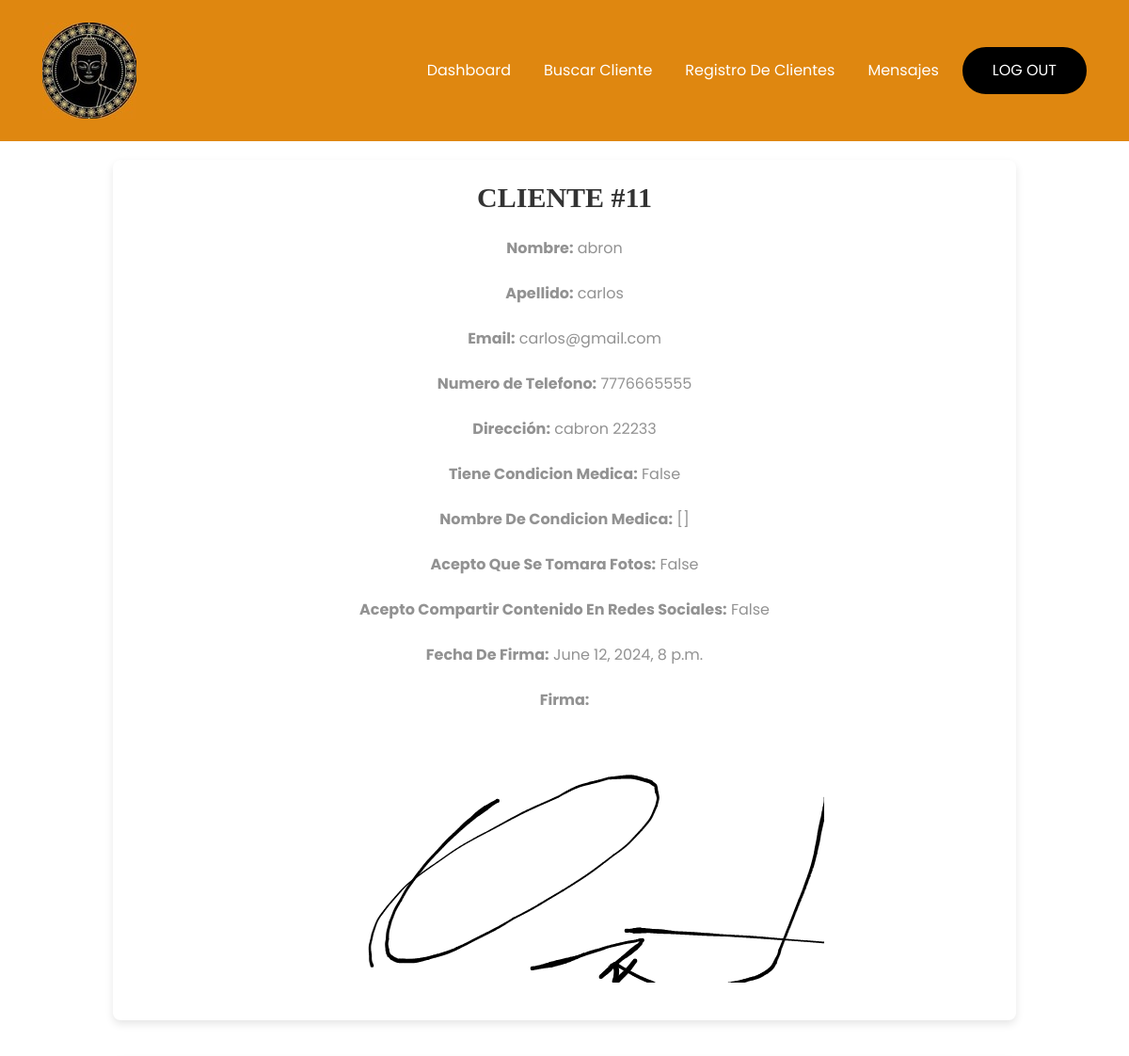
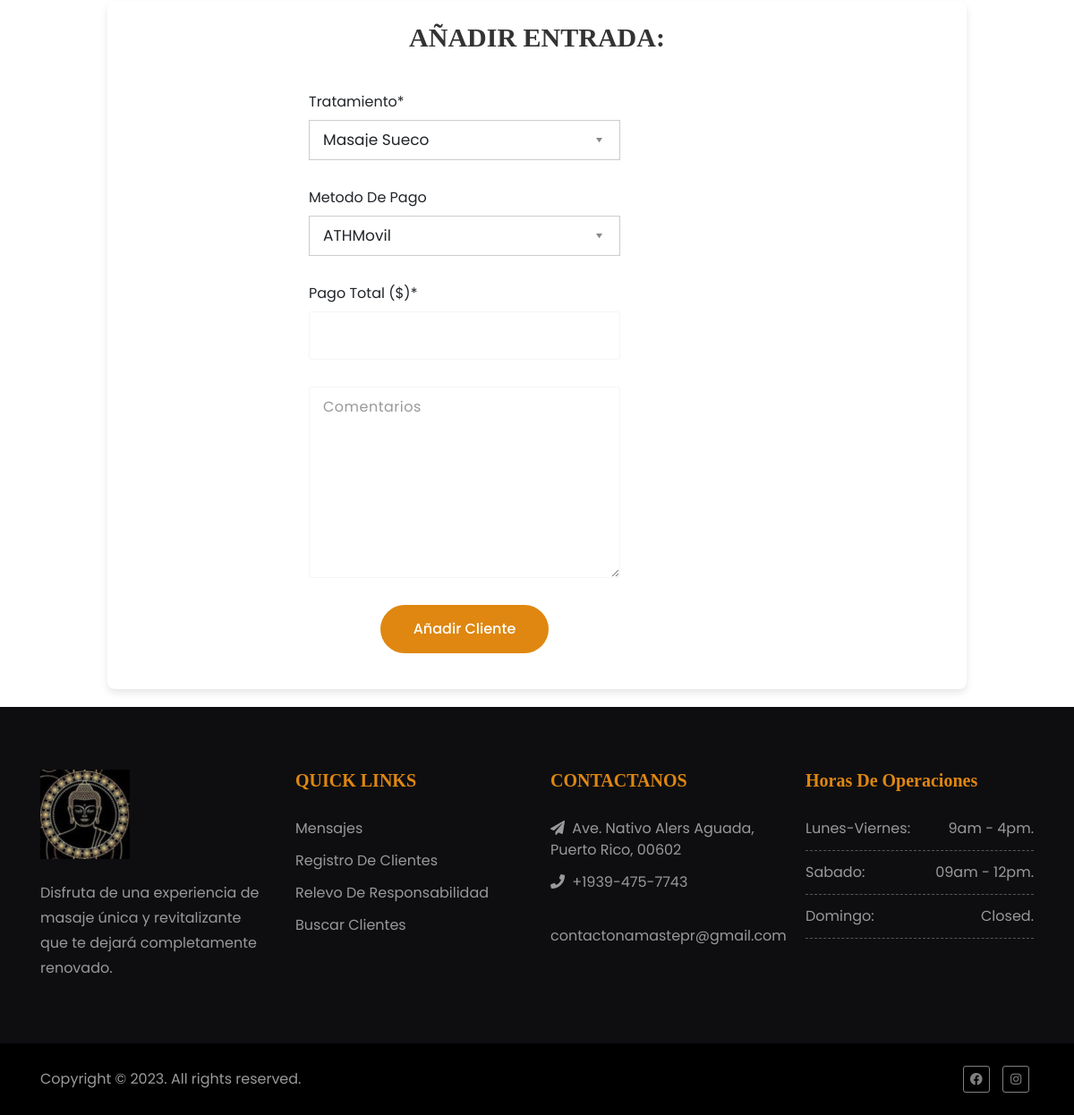
Screenshot of /informacion-de-cliente/11/ (signed in) with the database file from the repository (2 pictures, top to bottom).
### namaste_app/models.py (models this page shows, shortened)
class Customer(models.Model):
    first_name = models.CharField(max_length=50, null=False, blank=False, default='')
    last_name = models.CharField(max_length=50, null=False, blank=False, default='')
    email = models.EmailField()
    phone_number = models.CharField(max_length=50, blank=False)
    address = models.CharField(max_length=100, blank=True, default='')
    has_condition = models.BooleanField(default=False, verbose_name="Has Condition")
    condition_names = models.CharField(max_length=100, null=True, blank=True, verbose_name="Condition Names")
    accept_photo = models.BooleanField(default=False, verbose_name="Accepts Pictures")
    accept_publishing = models.BooleanField(default=False, verbose_name="Accepts Publishing")
    sign_date = models.DateTimeField(null=True, blank=True)
    signature = models.ImageField(upload_to='signatures/', null=True, blank=True, default='')  # Stores the path to the signature image

### namaste_app/views.py (the view)
# urls.py: path("informacion-de-cliente/", views.informacion_de_cliente, name="informacion_de_cliente"),
@login_required
def informacion_de_cliente(request, user_id):
    context = {}
    user = Customer.objects.get(id=user_id)
    if request.method == 'POST':
        treatment = request.POST.get('treatment')
        payment_type = request.POST.get('payment_type')
        payment_amount = request.POST.get('payment_amount')
        comments = request.POST.get('comments')
        new_doc = CustomerEntry(
                customer=user,
                treatment=treatment,
                payment_type=payment_type,
                payment_amount=payment_amount,
                comments=comments,
            )
        new_doc.save()
        return redirect('registro')
    else:
        context['user'] = user
        return render(request, 'informacion_de_cliente.html', context)

### namaste_app/templates/informacion_de_cliente.html (shortened to what this page needs)
{% extends "admin_base.html" %}{% block title %}Informacion de Cliente{% endblock %}
{% load widget_tweaks %}
{% block content %}
<div>
    <section class="section-spacing" id="registro">
        <div class="container">
            <div class="row">
                <div class="col-sm-12 col-md-12">
                    <div class="text-block wow fadeIn">
                        <h2>Cliente #{{ user.id }}</h2>
                    </div>
                </div>
            </div>
            <div class="row">
                <div class="col-sm-12 col-md-12">
                    <div class="text-block wow fadeIn">
                        <p><b>Nombre:</b> {{ user.first_name }}</p>
                    </div>
                </div>
            </div>
            <div class="row">
                <div class="col-sm-12 col-md-12">
                    <div class="text-block wow fadeIn">
                        <p><b>Apellido:</b> {{ user.last_name }}</p>
                    </div>
                </div>
            </div>
            <div class="row">
                <div class="col-sm-12 col-md-12">
                    <div class="text-block wow fadeIn">
                        <p><b>Email:</b> {{ user.email }}</p>
                    </div>
                </div>
            </div>
            <div class="row">
                <div class="col-sm-12 col-md-12">
                    <div class="text-block wow fadeIn">
                        <p><b>Numero de Telefono:</b> {{ user.phone_number }}</p>
                    </div>
                </div>
            </div>
            <div class="row">
                <div class="col-sm-12 col-md-12">
                    <div class="text-block wow fadeIn">
                        <p><b>Dirección:</b> {{ user.address }}</p>
                    </div>
                </div>
            </div>
            <div class="row">
                <div class="col-sm-12 col-md-12">
                    <div class="text-block wow fadeIn">
                        <p><b>Tiene Condicion Medica:</b> {{ user.has_condition }}</p>
                    </div>
                </div>
            </div>
            <div class="row">
                <div class="col-sm-12 col-md-12">
                    <div class="text-block wow fadeIn">
                        <p><b>Nombre De Condicion Medica:</b> {{ user.condition_names }}</p>
                    </div>
                </div>
            </div>
            <div class="row">
                <div class="col-sm-12 col-md-12">
                    <div class="text-block wow fadeIn">
                        <p><b>Acepto Que Se Tomara Fotos:</b> {{ user.accept_photo }}</p>
                    </div>
                </div>
            </div>
            <div class="row">
                <div class="col-sm-12 col-md-12">
                    <div class="text-block wow fadeIn">
                        <p><b>Acepto Compartir Contenido En Redes Sociales:</b> {{ user.accept_publishing }}</p>
                    </div>
                </div>
            </div>
            <div class="row">
                <div class="col-sm-12 col-md-12">
                    <div class="text-block wow fadeIn">
                        <p><b>Fecha De Firma:</b> {{ user.sign_date }}</p>
                    </div>
                </div>
            </div>
            <div class="row">
                <div class="col-sm-12 col-md-12">
                    <div class="text-block wow fadeIn">
                        <p><b>Firma:</b></p>
                        {% if user.signature %}
                            <img src="{{ user.signature.url }}" alt="Firma De Cliente">
                        {% else %}
                            <p>No signature uploaded.</p>
                        {% endif %}
                    </div>
                </div>
            </div>
        </div>
    </section>
    <section class="section-spacing" id="registro">
        <div class="container">
            <div class="row">
                <div class="col-sm-12 col-md-12">
                    <div class="text-block wow fadeIn">
                        <h2>Añadir Entrada:</h2>
                    </div>
                </div>
                <form method="post">
                    <div class="modal-body">
                        <div class="row">
                            <div class="col-xs-12 col-sm-12">
                                <div class="form-group">
                                    <label>Tratamiento*</label>
                                    <select id="rselect-service" class="select-option" name="treatment">
                                        <option value="Masaje Sueco">Masaje Sueco</option>
                                    </select>
                                </div>
                            </div>
                        </div>
                        <div class="form-group">
                            <label>Metodo De Pago</label>
                            <select id="rselect-service" class="select-option" name="payment_type">
                                <option value="ATHMovil">ATHMovil</option>
                            </select>
                        </div>
                        <div class="form-group">
                            <label>Pago Total ($)*</label>
                            <input type="number" step="0.01" id="paymentAmount" class="form-control" name="payment_amount" required data-error="Provee total de cantidad que se pago">
                        </div>
                        <div class="form-group">
                            <textarea placeholder="Comentarios" id="comments" cols="20" rows="8" class="form-control" name="comments"></textarea>
                        </div>
                        <div class="text-center">
                            <input value="Añadir Cliente" name="client_form" class="btn btn-primary" type="submit">
                        </div>
                    </div>
                </form>
            </div>
        </div>
    </section>
</div>
{% endblock %}

### namaste_app/static/css/venobox.css (style rules this page uses)
.animated { webkit-transition: margin 300ms ease-out; transition: margin 300ms ease-out; }

### namaste_app/static/style.css (style rules this page uses)
* { padding:0; margin:0; }
img { border:none; outline:none; height:auto; max-width:100%; }
body { font-family: 'Poppins', sans-serif; background:#fff; font-size:16px; position:relative; overflow-x:hidden; }
h1, h2, h3, h4, h5, h6 { color:#333; font-family: 'Luxurious Roman', serif; }
h2 { font-weight:700; font-size:30px; margin:0 0 20px; line-height:40px; text-transform:uppercase; }
p { font-size: 16px; line-height: 28px; color: #929292; margin: 0 0 25px; }
.btn.btn-primary, .btn-primary:not(:disabled):not(.disabled).active, .btn-primary:not(:disabled):not(.disabled):active, .show>.btn-primary.dropdown-toggle { line-height: 26px; border: 2px solid #DF8710; border-radius: 27px; padding: 12px 35px; color: #fff; font-weight: 500; background:#DF8710; text-transform:capitalize; opacity:1; box-shadow:none!important; }
section { width:100%; float:left; height:auto; position:relative; }
.section-spacing { padding:110px 0; }
.modal-body { padding:0; }
.form-control { height:54px; box-shadow:none!important; padding:10px 15px; border:1px solid #f5f5f5; letter-spacing:0.5px; color:#333; border-radius:3px; }
.form-group { margin-bottom: 30px; }
.modal-body { padding:20px; }
input[type="submit"].btn.btn-primary { border:2px solid transparent; }

### namaste_app/templates/informacion_de_cliente.html (style rules this page uses)
#registro { display: flex; justify-content: center; align-items: center; padding: 20px; box-sizing: border-box; }
#registro .container { max-width: 960px; width: 100%; margin: 0 auto; padding: 20px; background-color: #fff; box-shadow: 0 4px 8px rgba(0, 0, 0, 0.1); border-radius: 8px; }
#registro .text-block { text-align: center; margin-bottom: 20px; }
#registro .text-block h2 { margin-bottom: 15px; color: #333; }
#registro .text-block p { margin-bottom: 10px; }
.modal-body { margin-left: 200px; }

### rows the page displays
Customer: id "11", first_name "abron", last_name "carlos", email "carlos@gmail.com", phone_number "7776665555", address "cabron 22233", has_condition "False", condition_names "[]", accept_photo "False", accept_publishing "False", sign_date "June 12, 2024, 8 p.m.", signature (picture)
